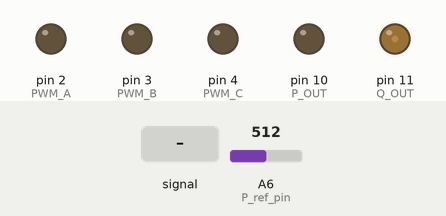
The sketch below on a simulated Arduino Nano, built with avr-gcc and run on an emulated ATmega328P. On the bench: output pins drawn as LEDs (lit = HIGH). The test bench sets the inputs (shaded band); at power-on: A6 (P_ref_pin) = 512.

Above: at 1.2 s.
1.3 s: A6 (P_ref_pin) fed a 200 Hz sine of ±81 counts around its level
At 2.81 s:
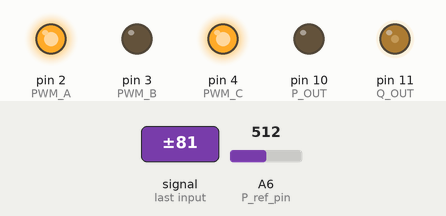
4.3 s: A6 (P_ref_pin) set to 716
At 5.6 s:
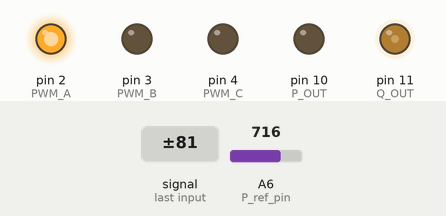
6.4 s: A6 (P_ref_pin) set to 682
At 8.4 s:
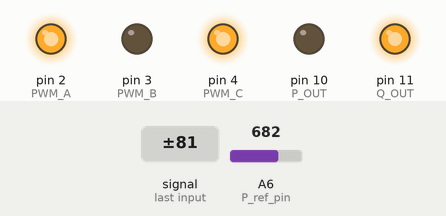
9.3 s: A6 (P_ref_pin) fed a 1000 Hz sine of ±255 counts around its level
At 11.19 s:
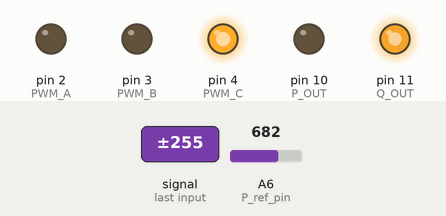
12.3 s: A6 (P_ref_pin) set to 0
At 13.6 s:
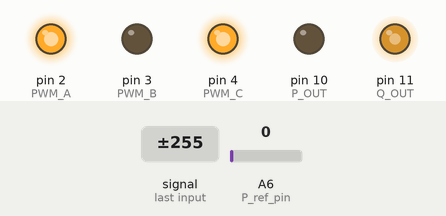
14.3 s: A6 (P_ref_pin) set to 900
At 15.9 s:
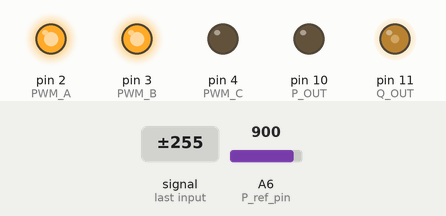
Timing chart, 0 to 17.3 s (numbered marks = the images above; inputs shaded):
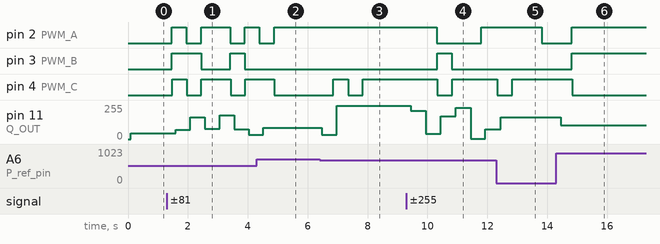

The sketch:

PQ_Control.ino
```cpp
// PQ Control Logic for Inverter without PLL
// PLL handeled in Simulink Inverter Model
// Adapted from Simulink Model
// DISCLAIMER: This code is not perfeclty matching the Simulink Model it is structured from. The code needs to be adapted and verified.

// Authors: Alec Benedict, Kendall Meienhofer, Janessa Green, Emily Ninestein

// ------------------------- PIN Definitions -------------------------
// Can be varied to different pins on the board as long as appropriate type
// inclduing PWM, analog/digital, input/output
#define PWM_A 2    // PWM Output Phase A
#define PWM_B 3    // PWM Output Phase B
#define PWM_C 4    // PWM Output Phase C
#define PWM_A_o 5  // Inverse PWM Output Phase A
#define PWM_B_o 6  // Inverse PWM Output Phase B
#define PWM_C_o 7  // Inverse PWM Output Phase C
#define P_OUT 10   // Real power output
#define Q_OUT 11   // Reactive power output

// Analog input pin numbers
const int Vd_pin = A0;
const int Vq_pin = A1;
const int Id_pin = A2;
const int Iq_pin = A3;
const int P_ref_pin = A6;   // Active power reference
const int freq_pin = A4;    // Frequency input
const int theta_pin = A5;   // Phase angle input

// ------------------------- Constants -------------------------
const float Pi = 3.1415926;
const float TAU = 1 / (2 * Pi * 10) * 5;  // Low-pass filter time constant
const float Tc = 1e-4;                    // Control loop time step (100 us)
float LPF_ALPHA = Tc / TAU;

const float PWM_FREQ = 1000000;                      // 1 MHz PWM carrier frequency
const float carrierPeriod_us = 10.0;                 // PWM carrier period (100 kHz => 10 µs period)
const float halfPeriod_us = carrierPeriod_us / 2.0;  // 5 µs for triangle waveform

// System parameters taken from Simulink Inverter Model
const float Vdc = 400;
const float LF = 125e-6 * 400;
const float RF = 53e-3;
const float CF = 3.5e-6 * 400;
const float RD = 5e-6;
const float LG = 0.0012;
const float RG = 0.6;
const float OMEGA_NOM = 2 * Pi * 60;       // 60Hz nominal grid frequency

// ------------------------- Variables -------------------------
float Vd_prev = 0, Vq_prev = 0, Id_prev = 0, Iq_prev = 0, P_prev, Q_prev;
volatile float theta = 0.0; // PLL Phase Angle (updated in interrupt)
float Q_ref = 0.0;          // Reactive power reference (set to 0 for unity power reference)

// ------------------------- PID Controller Structure -------------------------
struct PIDController {
    float kp, ki, kd;                       // Gains
    float N, Tc;                            // Derivate filter constant, timestep
    float usatbound, lsatbound, kt;         // Saturation bounds and anti-wind up gain
    float integrator_state;
    float derivative_state;
    float eprev;
    float control_out;
    float satout;

    // PID update method
    float update(float r, float y) {
        float error = r - y;                // Tracking the error
        float es = satout - control_out;    // Error due to saturation

        // Integrator with anti-windup
        integrator_state += (kt * es + ki * error) * Tc;

        // Derivative with filtering
        derivative_state = (1 - Tc / N) * derivative_state + (1 / N) * (error - eprev);
        eprev = error;

        // PID Control law
        control_out = kp * error + integrator_state + kd * derivative_state;

        // Saturation
        if (control_out > usatbound) {
            satout = usatbound;
        } else if (control_out < lsatbound) {
            satout = lsatbound;
        } else {
            satout = control_out;
        }

        return satout;
    }
};

// Initialize PID Controllers
PIDController pid1 = {10, 2, 0.0, 10, Tc, 100, -100, 0.1};   // PID for Active Power (P)
PIDController pid2 = {10, 7, 0.0, 10, Tc, 100, -100, 0.1};   // PID for Reactive Power (Q)
PIDController pid3 = {10, 1000, 0.0, 10, Tc, Vdc * 0.45, -0.25 * Vdc, 0.1}; // PID for Vd control
PIDController pid4 = {10, 1000, 0.0, 10, Tc, Vdc * 0.45, -Vdc * 0.45, 0.1}; // PID for Vq control


// ------------------------- Functions -------------------------

// First-order low pass filter
float lowPassFilter(float input, float prevOutput, float alpha) {
    return alpha * input + (1 - alpha) * prevOutput;
}

// Active power calculation (3 phase dq frame)
float computeActivePower(float Vd, float Vq, float Id, float Iq) {
    return 1.5 * (Vd * Id + Vq * Iq);
}

// Reactive power calculation (3 phase dq frame)
float computeReactivePower(float Vd, float Vq, float Id, float Iq) {
    return 1.5 * (Vq * Id - Vd * Iq);
}

// Dq to abc transformation
void dqToAbc(float Vd, float Vq, float theta, float &Va, float &Vb, float &Vc) {
    float cosTheta = cos(theta);
    float sinTheta = sin(theta);

    Va = sqrt(2.0 / 3.0) * (Vd * cosTheta - Vq * sinTheta);
    Vb = sqrt(2.0 / 3.0) * (Vd * cos(theta - 2.0 * PI / 3.0) - Vq * sin(theta - 2.0 * PI / 3.0));
    Vc = sqrt(2.0 / 3.0) * (Vd * cos(theta + 2.0 * PI / 3.0) - Vq * sin(theta + 2.0 * PI / 3.0));
}

void generatePWM(float Va, float Vb, float Vc) {
    float now_us = (float)(micros() % 10);      // Time within the PWM cycle
    float triangle;

    // Constraining the phase voltage for comparison to triangle waveform
    Va = constrain(Va, -1.0, 1.0);
    Vb = constrain(Vb, -1.0, 1.0);
    Vc = constrain(Vc, -1.0, 1.0);

    // Generating a triangular carrier waveform that oscillates between
    // -1 and +1 for a 10 microsecond period
    if (now_us < 5.0) {
        triangle = -1.0 + 2.0 * (now_us / 5.0);
    } else {
        triangle = 1.0 - 2.0 * ((now_us - 5.0) / 5.0);
    }

    // Comparing each phase voltage with the triangle waveform
    // HIGH when the phase voltage is greater than the current triangle value
    // A HIGH value turns a switch ON
    // a,b,c control the high-side switches of the inverter
    bool a = (Va > triangle);
    bool b = (Vb > triangle);
    bool c = (Vc > triangle);
    // Inverse of a, b, and c to generate complementary signals
    // Control the low-side switches of the inverter
    bool a_prime = !a;
    bool b_prime = !b;
    bool c_prime = !c;

    // Outputting state of each switch to digital output pins
    digitalWrite(PWM_A, a ? HIGH : LOW);
    digitalWrite(PWM_B, b ? HIGH : LOW);
    digitalWrite(PWM_C, c ? HIGH : LOW);
    digitalWrite(PWM_A_o, a_prime ? HIGH : LOW);
    digitalWrite(PWM_B_o, b_prime ? HIGH : LOW);
    digitalWrite(PWM_C_o, c_prime ? HIGH : LOW);
}

// ------------------------- Setup -------------------------
void setup() {
    pinMode(PWM_A, OUTPUT);
    pinMode(PWM_B, OUTPUT);
    pinMode(PWM_C, OUTPUT);
    pinMode(A7, OUTPUT);

    cli();
    TCCR1A = 0;
    TCCR1B = (1 << WGM12) | (1 << CS11); // CTC mode, prescaler 8
    OCR1A = 199;                         // 10kHz, based off a step size of 100 microseconds
    TIMSK1 |= (1 << OCIE1A);
    sei();
}

// ------------------------- Interrupt -------------------------
// Used to updated theta every 100 microseconds
ISR(TIMER1_COMPA_vect) {
    float analog_theta = analogRead(A6) / 1023.0 * 5.0;
    theta = analog_theta * (2 * PI / 5.0);
}

// ------------------------- Main Loop -------------------------
void loop() {
    float t = micros() / 1e6;     // The current time in seconds

    // Scaling offsets based off of expected value range
    // Offsets determined from Software-in-the-loop simulation
    float Vd_offset = 275;
    float Vq_offset = 300;
    float Id_offset = 300;

    // Reading in and scaling values from the OPAL-RT
    float Vd = (analogRead(Vd_pin) / 1023.0) * 5.0 * ((2 * Vd_offset) / 5.0) - Vd_offset;
    float Vq = (analogRead(Vq_pin) / 1023.0) * 5.0 * ((2 * Vq_offset) / 5.0) - Vq_offset;
    float Id = (analogRead(Id_pin) / 1023.0) * 5.0 * ((2 * Id_offset) / 5.0) - Id_offset;
    float Iq = (analogRead(Iq_pin) / 1023.0) * 5.0;
    float P_ref = (analogRead(P_ref_pin) / 1023.0) * 5.0 * (500 / 5.0);
    float freq = (analogRead(freq_pin) / 1023.0) * 5.0 * (100 / 5.0);
    float theta_read = (analogRead(theta_pin) / 1023.0) * 5.0 * (10 / 5.0);

    // Computing real (P) and reactive (Q) power
    float P = computeActivePower(Vd, Vq, Id, Iq);
    float Q = computeReactivePower(Vd, Vq, Id, Iq);

    // Outputting the scaled real and reactive power values back to the OPAL-RT
    analogWrite(P_OUT, map(P, 0, 35000, 0, 255));
    analogWrite(Q_OUT, map(Q, -3000, 15000, 0, 255));

    // Applying the low-pass filter to real (P) and reactive (Q) power
    P = lowPassFilter(P, P_prev, LPF_ALPHA);
    Q = lowPassFilter(Q, Q_prev, LPF_ALPHA);

    // Storing the filtered power values
    P_prev = P;
    Q_prev = Q;

    // First PID loop to regulate active power by comparing with reference
    float P_error_1 = pid1.update(P_ref, P);
    // First PID loop for reactive power regulation
    float Q_error_1 = pid2.update(Q_ref, Q);
    Q_error_1 = Vd * OMEGA_NOM * CF - Q_error_1;

    float P_error_2 = pid3.update(P_error_1, Id);
    float Direct_out = Vd + P_error_2 - Iq * OMEGA_NOM * LF;

    float Q_error_2 = pid4.update(Q_error_1, Iq);
    float Quad_out = Id * OMEGA_NOM * LF + Q_error_2 + Vq;

    float Va, Vb, Vc;
    // Convert dq voltages to three-phase voltages using the angle theta
    dqToAbc(Direct_out, Quad_out, theta, Va, Vb, Vc);

    // Normalizing the phase voltages
    Va = Va * 2 / Vdc;
    Vb = Vb * 2 / Vdc;
    Vc = Vc * 2 / Vdc;

    // Generating PWM signals based on the normalized voltages
    generatePWM(Va, Vb, Vc);

    Vd_prev = Vd;
    Vq_prev = Vq;
    Id_prev = Id;
    Iq_prev = Iq;
}
```

Measured:
- the behaviour switches between 700 and 699 on A6 (P_ref_pin) (found by bisection; images 2 and 3)
- after the input at 4.3 s, pin 2 (PWM_A): goes on until 4.9 s, then stays HIGH; pin 3 (PWM_B): stays LOW (without the input it goes to HIGH after 1.6 s)
- after the input at 6.4 s, pin 4 (PWM_C): LOW → HIGH after 0.45 s, → LOW 0.49 s later, → HIGH 0.49 s later; pin 11 (Q_OUT): 84/255 → 33/255 after 0.08 s, → 248/255 0.49 s later
- after the input at 9.3 s, pin 2 (PWM_A): HIGH → LOW after 1.0 s, → HIGH 1.5 s later; pin 3 (PWM_B): LOW → HIGH after 1.0 s, → LOW 0.50 s later; pin 11 (Q_OUT): 248/255 → 212/255 after 0.15 s, → 41/255 0.50 s later, → 169/255 0.50 s later, → 233/255 0.50 s later, … (6 changes in this stretch)
- after the input at 12.3 s, pin 3 (PWM_B): stays LOW (without the input it goes to HIGH after 1.5 s); pin 4 (PWM_C): goes on until 12.8 s, then stays HIGH
- after the input at 14.3 s, pin 3 (PWM_B): LOW → HIGH after 0.53 s; pin 4 (PWM_C): HIGH → LOW after 0.54 s; pin 11 (Q_OUT): 163/255 → 102/255 after 0.15 s
